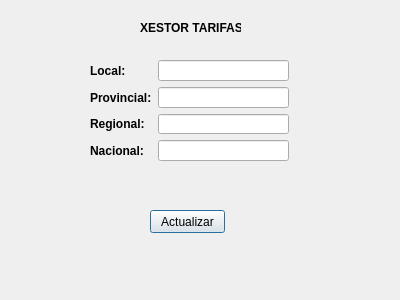
<?xml version="1.0" encoding="UTF-8"?>
<ui version="4.0">
 <class>dlgTarifas</class>
 <widget class="QDialog" name="dlgTarifas">
  <property name="windowModality">
   <enum>Qt::ApplicationModal</enum>
  </property>
  <property name="geometry">
   <rect>
    <x>0</x>
    <y>0</y>
    <width>400</width>
    <height>300</height>
   </rect>
  </property>
  <property name="windowTitle">
   <string>Dialog</string>
  </property>
  <property name="modal">
   <bool>true</bool>
  </property>
  <widget class="QLabel" name="label">
   <property name="geometry">
    <rect>
     <x>140</x>
     <y>20</y>
     <width>101</width>
     <height>16</height>
    </rect>
   </property>
   <property name="font">
    <font>
     <weight>75</weight>
     <bold>true</bold>
    </font>
   </property>
   <property name="text">
    <string>XESTOR TARIFAS</string>
   </property>
  </widget>
  <widget class="QPushButton" name="btnActualizar">
   <property name="geometry">
    <rect>
     <x>150</x>
     <y>210</y>
     <width>75</width>
     <height>23</height>
    </rect>
   </property>
   <property name="text">
    <string>Actualizar</string>
   </property>
  </widget>
  <widget class="QWidget" name="layoutWidget">
   <property name="geometry">
    <rect>
     <x>90</x>
     <y>60</y>
     <width>199</width>
     <height>101</height>
    </rect>
   </property>
   <layout class="QFormLayout" name="formLayout">
    <item row="0" column="0">
     <widget class="QLabel" name="lblLoc">
      <property name="font">
       <font>
        <weight>75</weight>
        <bold>true</bold>
       </font>
      </property>
      <property name="text">
       <string>Local:</string>
      </property>
     </widget>
    </item>
    <item row="0" column="1">
     <widget class="QLineEdit" name="txtLoc"/>
    </item>
    <item row="1" column="0">
     <widget class="QLabel" name="lblProv">
      <property name="font">
       <font>
        <weight>75</weight>
        <bold>true</bold>
       </font>
      </property>
      <property name="text">
       <string>Provincial:</string>
      </property>
     </widget>
    </item>
    <item row="1" column="1">
     <widget class="QLineEdit" name="txtProv"/>
    </item>
    <item row="2" column="0">
     <widget class="QLabel" name="lblReg">
      <property name="font">
       <font>
        <weight>75</weight>
        <bold>true</bold>
       </font>
      </property>
      <property name="text">
       <string>Regional:</string>
      </property>
     </widget>
    </item>
    <item row="2" column="1">
     <widget class="QLineEdit" name="txtReg"/>
    </item>
    <item row="3" column="0">
     <widget class="QLabel" name="lblNac">
      <property name="font">
       <font>
        <weight>75</weight>
        <bold>true</bold>
       </font>
      </property>
      <property name="text">
       <string>Nacional:</string>
      </property>
     </widget>
    </item>
    <item row="3" column="1">
     <widget class="QLineEdit" name="txtNac"/>
    </item>
   </layout>
  </widget>
 </widget>
 <resources/>
 <connections/>
</ui>
